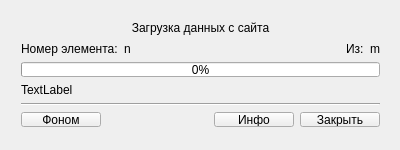
<?xml version="1.0" encoding="UTF-8"?>
<ui version="4.0">
 <class>MainWindow</class>
 <widget class="QMainWindow" name="MainWindow">
  <property name="geometry">
   <rect>
    <x>0</x>
    <y>0</y>
    <width>400</width>
    <height>150</height>
   </rect>
  </property>
  <property name="windowTitle">
   <string>MainWindow</string>
  </property>
  <widget class="QWidget" name="centralWidget">
   <widget class="QWidget" name="verticalLayoutWidget">
    <property name="geometry">
     <rect>
      <x>10</x>
      <y>10</y>
      <width>381</width>
      <height>129</height>
     </rect>
    </property>
    <layout class="QVBoxLayout" name="verticalLayout">
     <item>
      <widget class="QLabel" name="label_5">
       <property name="text">
        <string>Загрузка данных с сайта</string>
       </property>
       <property name="alignment">
        <set>Qt::AlignCenter</set>
       </property>
      </widget>
     </item>
     <item>
      <layout class="QHBoxLayout" name="horizontalLayout">
       <item>
        <widget class="QLabel" name="label">
         <property name="text">
          <string>Номер элемента:</string>
         </property>
        </widget>
       </item>
       <item>
        <widget class="QLabel" name="done">
         <property name="text">
          <string>n</string>
         </property>
        </widget>
       </item>
       <item>
        <spacer name="horizontalSpacer">
         <property name="orientation">
          <enum>Qt::Horizontal</enum>
         </property>
         <property name="sizeHint" stdset="0">
          <size>
           <width>40</width>
           <height>20</height>
          </size>
         </property>
        </spacer>
       </item>
       <item>
        <widget class="QLabel" name="label_2">
         <property name="text">
          <string>Из:</string>
         </property>
        </widget>
       </item>
       <item>
        <widget class="QLabel" name="total">
         <property name="text">
          <string>m</string>
         </property>
        </widget>
       </item>
      </layout>
     </item>
     <item>
      <widget class="QProgressBar" name="progressBar">
       <property name="maximum">
        <number>282</number>
       </property>
       <property name="value">
        <number>0</number>
       </property>
      </widget>
     </item>
     <item>
      <widget class="QLabel" name="label_3">
       <property name="text">
        <string>TextLabel</string>
       </property>
      </widget>
     </item>
     <item>
      <widget class="Line" name="line">
       <property name="orientation">
        <enum>Qt::Horizontal</enum>
       </property>
      </widget>
     </item>
     <item>
      <layout class="QHBoxLayout" name="horizontalLayout_2">
       <item>
        <widget class="QPushButton" name="toBackgraund">
         <property name="text">
          <string>Фоном</string>
         </property>
        </widget>
       </item>
       <item>
        <spacer name="horizontalSpacer_2">
         <property name="orientation">
          <enum>Qt::Horizontal</enum>
         </property>
         <property name="sizeHint" stdset="0">
          <size>
           <width>40</width>
           <height>20</height>
          </size>
         </property>
        </spacer>
       </item>
       <item>
        <widget class="QPushButton" name="info">
         <property name="text">
          <string>Инфо</string>
         </property>
        </widget>
       </item>
       <item>
        <widget class="QPushButton" name="abort">
         <property name="text">
          <string>Закрыть</string>
         </property>
        </widget>
       </item>
      </layout>
     </item>
    </layout>
   </widget>
  </widget>
 </widget>
 <layoutdefault spacing="6" margin="11"/>
 <resources/>
 <connections/>
</ui>
